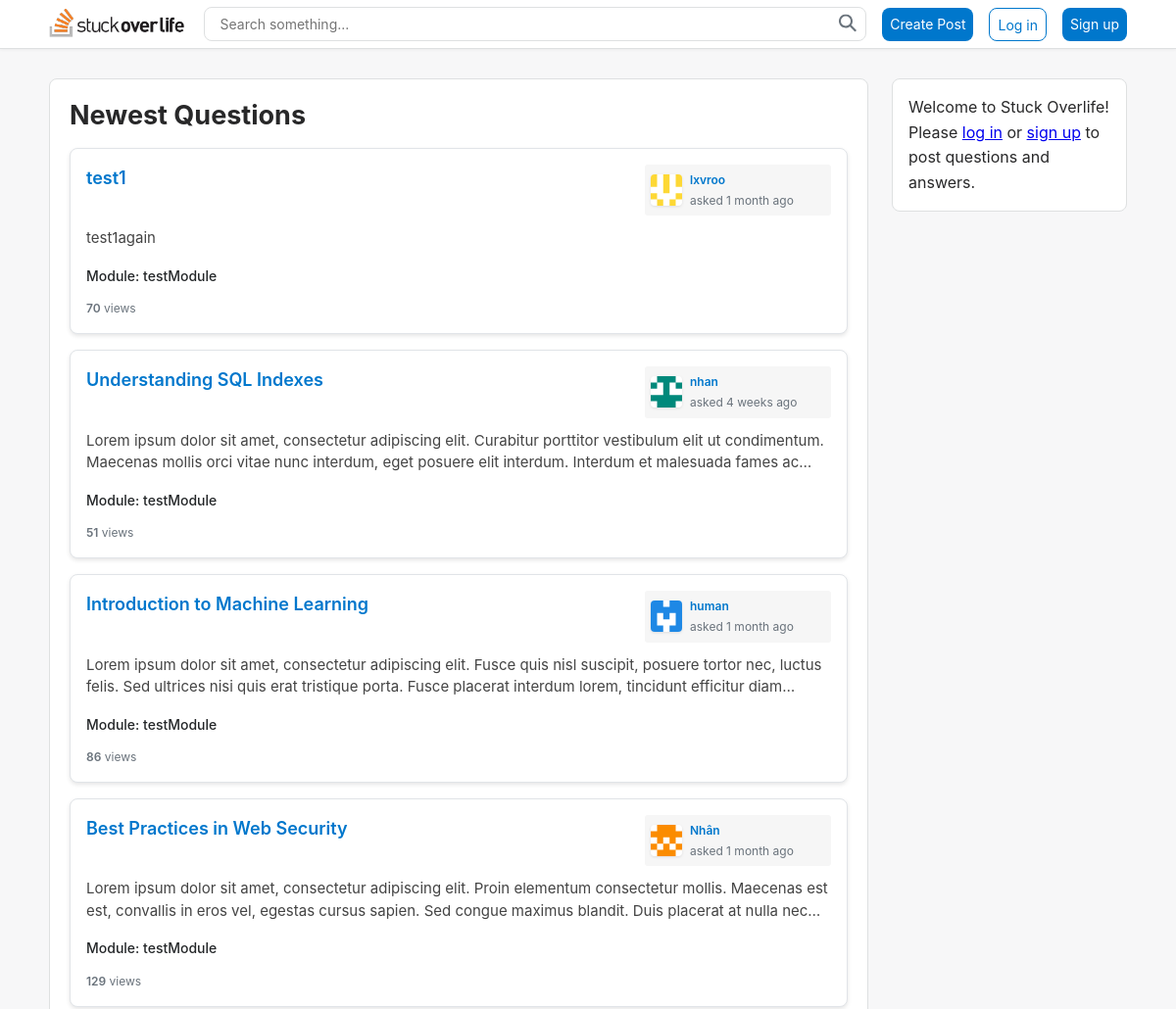
Before: / (upper part) with the older database file.
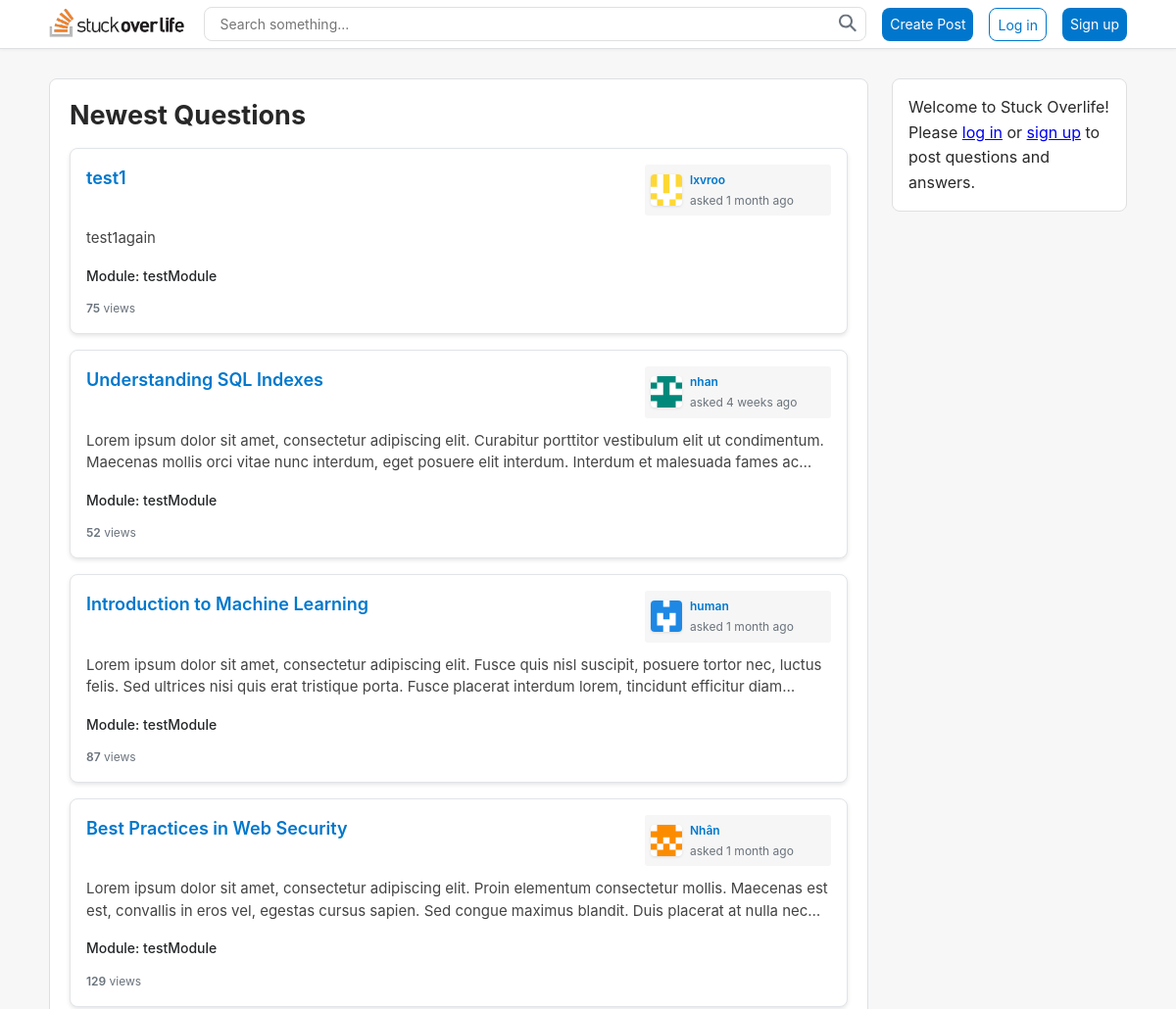
After: the same page with the newer database file.
### tables this page shows
CREATE TABLE `posts` (
  `PostID` int(11) NOT NULL,
  `title` varchar(255) NOT NULL,
  `content` text NOT NULL,
  `ModuleID` int(11) NOT NULL,
  `UserID` int(11) NOT NULL,
  `createdAt` datetime NOT NULL DEFAULT current_timestamp(),
  `updatedAt` datetime NOT NULL DEFAULT current_timestamp() ON UPDATE current_timestamp(),
  `AssetID` int(11) DEFAULT NULL,
  `viewCount` int(11) DEFAULT 0,
  `voteCount` int(11) DEFAULT 0
);

CREATE TABLE `user` (
  `UserID` int(11) NOT NULL,
  `username` varchar(255) NOT NULL,
  `firstname` varchar(100) NOT NULL,
  `lastname` varchar(100) NOT NULL,
  `password` varchar(255) NOT NULL DEFAULT '',
  `avatar` varchar(100) DEFAULT NULL,
  `dob` date DEFAULT NULL,
  `bio` text DEFAULT NULL,
  `status` enum('Active','Blocked','Banned','Archived','Unknown') NOT NULL DEFAULT 'Active',
  `role` enum('user','admin') NOT NULL DEFAULT 'user',
  `createdAt` datetime NOT NULL DEFAULT current_timestamp()
);

CREATE TABLE `modules` (
  `ModuleID` int(11) NOT NULL,
  `moduleName` varchar(255) NOT NULL,
  `description` varchar(255) NOT NULL
);

### includes/functions.php (called while the page is built, shortened)
<?php
    function query($pdo, $sql, $parameters = []) {
        $query = $pdo->prepare($sql);
        $query->execute($parameters);
        return $query;
    }
    function timeAgo($datetime, $full = false) {
        static $now = null;
        try {
            if ($now === null) {
                $now = new DateTime();
            }
            $then = new DateTime($datetime);
            $diff = (array) $now->diff($then);
            $diff['w'] = floor($diff['d'] / 7);
            $diff['d'] -= $diff['w'] * 7;
            $string = array(
                'y' => 'year',
                'm' => 'month',
                'w' => 'week',
                'd' => 'day',
                'h' => 'hour',
                'i' => 'minute',
                's' => 'second',
            );
            foreach($string as $k => &$v) {
                if ($diff[$k]) {
                    $v = $diff[$k] . ' ' . $v . ($diff[$k] > 1 ? 's' : '');
                } else {
                    unset($string[$k]);
                }
            }
            if (!$full) $string = array_slice($string, 0, 1);
            return $string ? implode(', ', $string) . ' ago' : 'just now';
        } catch (Exception $e) {
            error_log('Error in timeAgo function: ' . $e->getMessage());
            return 'unknown time';
        }
    }
    function allPosts($pdo){
        $posts = query($pdo, 'SELECT * FROM posts
        INNER JOIN user ON posts.userid = user.userid
        INNER JOIN modules ON posts.moduleid = modules.moduleid');
        return $posts->fetchAll();
    }
    function getUserByPost($pdo, $id) {
        $parameters = [':id' => $id];
        $query = query($pdo, 'SELECT u.* FROM user u
                              INNER JOIN posts p ON u.UserID = p.UserID
                              WHERE p.PostID = :id', $parameters);
        return $query->fetch();
    }
?>

### index.php (called while the page is built, shortened)
<?php
    try {
        include './includes/db.php';
        include './includes/functions.php';
        if (isset($_GET['search']) && !empty($_GET['search'])) {
            $searchTerm = trim($_GET['search']);
            $posts = search($pdo, $searchTerm);
        } else {
            $posts = allPosts($pdo);
        }
        include './views/home.html.php';
    } catch (PDOException $e) {
        $title = 'An error has occurred';
        $output = 'Database error: ' . $e->getMessage();
    }
    include './views/layout.html.php';
?>

### views/home.html.php (the view, shortened to what this page needs)
<?php foreach($posts as $post): ?>
    <div class="post">
        <div class="post-with-votes">
            <div class="post-main">
                <div class="post-header">
                    <a class="post-title" href="/coursework/models/posts.php?id=<?= $post['PostID'] ?>"><?= htmlspecialchars($post['title'], ENT_QUOTES, 'UTF-8') ?></a>
                    <div class="user-info">
                        <div class="user-avatar">
                            <?php
                                $author = getUserByPost($pdo, $post['PostID']);
                                $avatar = htmlspecialchars($author['avatar'], ENT_QUOTES, 'UTF-8');
                            ?>
                            <img height="32px" src="/coursework/assets/images/random_pfp/<?= $avatar ?>" alt="User avatar">
                        </div>
                        <div class="user-info-details">
                            <a href="/coursework/models/profile.php?user_id=<?= htmlspecialchars($post['UserID'], ENT_QUOTES, 'UTF-8') ?>" class="user-name"><?= htmlspecialchars($post['username'], ENT_QUOTES, 'UTF-8') ?></a>
                            <span class="user-reputation">asked <?= timeAgo($post['createdAt']) ?></span>
                        </div>
                    </div>
                </div>
                <div class="post-content post-preview">
                    <?php
                    $content = strip_tags(htmlspecialchars($post['content'], ENT_QUOTES, 'UTF-8'));
                    $lines = explode("\n", $content);
                    $preview = array_slice($lines, 0, 2);
                    $preview = implode("\n", $preview);
                    if (count($lines) > 2 || strlen($content) > strlen($preview)) {
                        $preview = trim($preview) . '...';
                    }
                    echo $preview;
                    ?>
                </div>
                <div class="post-module">
                    Module: <?= htmlspecialchars($post['moduleName'], ENT_QUOTES, 'UTF-8') ?>
                </div>
                <div class="post-stats">
                    <div class="post-stat">
                        <span class="post-stat-value"><?= htmlspecialchars($post['viewCount'], ENT_QUOTES, 'UTF-8') ?></span> views
                    </div>
                </div>
            </div>
        </div>
    </div>
<?php endforeach; ?>

Changed rows visible on the page:
changed posts "test1": viewCount "70" → "75"
changed posts "Understanding SQL Indexes": viewCount "51" → "52"
changed posts "Introduction to Machine Learning": viewCount "86" → "87"
